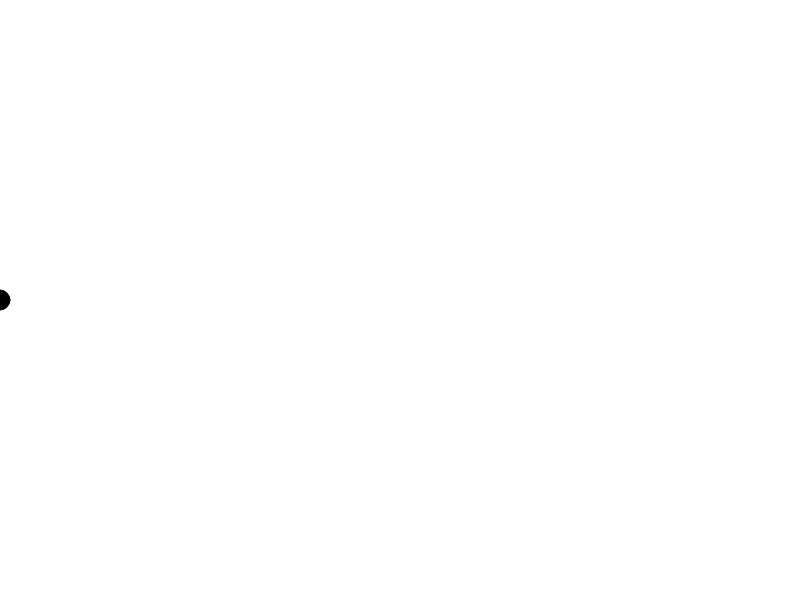
Frame 1 (no input)
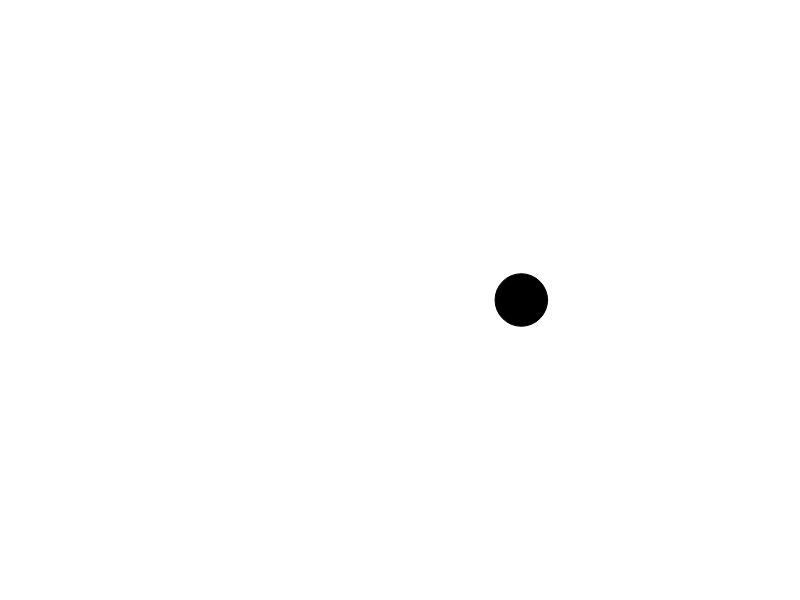
Frame 60 (no input)
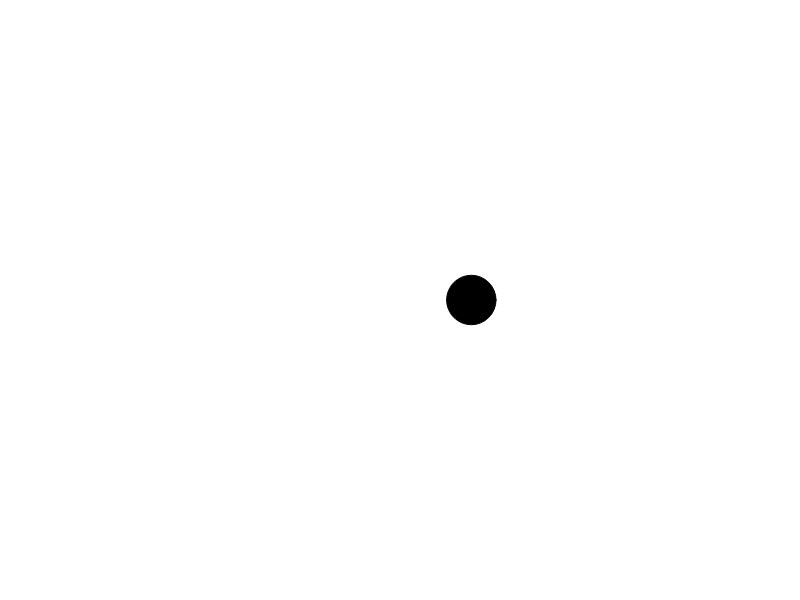
Frame 120 (the mouse pressed at the canvas centre since frame 60)

The p5.js sketch that drew these frames (run headless with seeded random() and noise() and a simulated clock; from frame 60 on, the mouse is pressed at the canvas centre):

// p5.js sketch
// ── sketch.js

var posicaoX = 0;
var raio = 20;
var velocidade = 10;
var direcao = 1;

function setup() {

createCanvas(800, 600);
background(255);

fill(0);





}

function draw() {
background(255);

velocidade = map(mouseY,height,0,0,100);

ellipse(posicaoX,height/2,raio,raio);

posicaoX = posicaoX+velocidade*direcao;

raio = map(posicaoX,0,width,20,70);

//se a posicao em X for maior ou igual ao width então o passo volta a zero

//if position greater or equal to the width then postion equals zero

if(posicaoX >= width-raio && direcao > 0){

	direcao = -1;

	}

if(posicaoX <= 0+raio && direcao < 0){
    
    posicaoX = 0+raio;
	direcao = 1;

	}	
 
}
